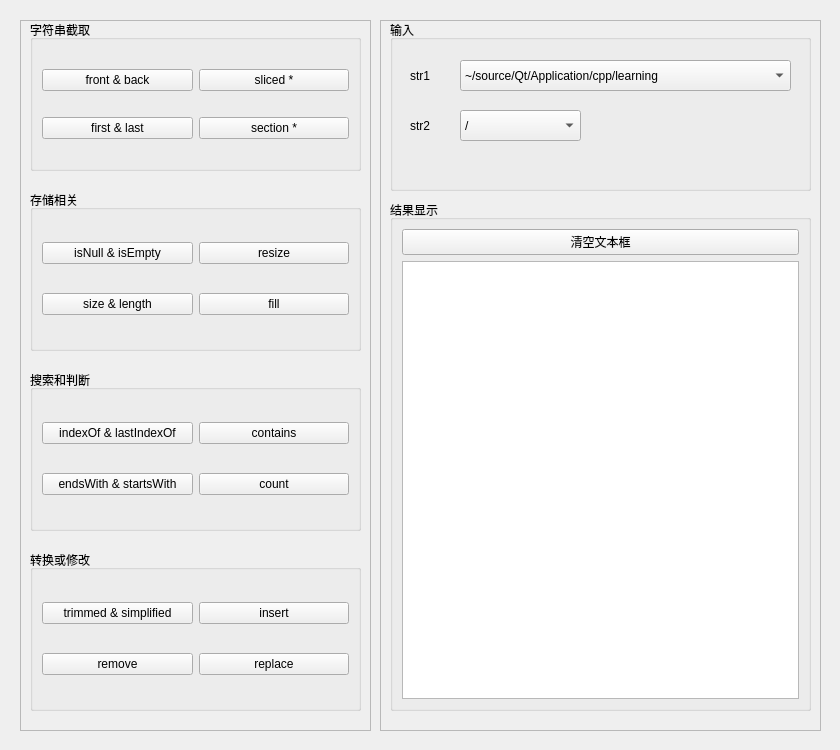
<?xml version="1.0" encoding="UTF-8"?>
<ui version="4.0">
 <class>Widget</class>
 <widget class="QWidget" name="Widget">
  <property name="geometry">
   <rect>
    <x>0</x>
    <y>0</y>
    <width>840</width>
    <height>750</height>
   </rect>
  </property>
  <property name="windowTitle">
   <string>QString常用功能</string>
  </property>
  <widget class="QFrame" name="frame_buttons">
   <property name="geometry">
    <rect>
     <x>20</x>
     <y>20</y>
     <width>351</width>
     <height>711</height>
    </rect>
   </property>
   <property name="frameShape">
    <enum>QFrame::Shape::StyledPanel</enum>
   </property>
   <property name="frameShadow">
    <enum>QFrame::Shadow::Raised</enum>
   </property>
   <widget class="QGroupBox" name="groupBox_storage_related">
    <property name="geometry">
     <rect>
      <x>10</x>
      <y>170</y>
      <width>331</width>
      <height>161</height>
     </rect>
    </property>
    <property name="title">
     <string>存储相关</string>
    </property>
    <layout class="QGridLayout" name="gridLayout_2">
     <item row="0" column="0">
      <widget class="QPushButton" name="pushButton_isNull_and_isEmpty">
       <property name="text">
        <string>isNull &amp;&amp; isEmpty</string>
       </property>
      </widget>
     </item>
     <item row="0" column="1">
      <widget class="QPushButton" name="pushButton_resize">
       <property name="text">
        <string>resize</string>
       </property>
      </widget>
     </item>
     <item row="1" column="0">
      <widget class="QPushButton" name="pushButton_size_and_length">
       <property name="text">
        <string>size &amp;&amp; length</string>
       </property>
      </widget>
     </item>
     <item row="1" column="1">
      <widget class="QPushButton" name="pushButton_fill">
       <property name="text">
        <string>fill</string>
       </property>
      </widget>
     </item>
    </layout>
   </widget>
   <widget class="QGroupBox" name="groupBox_string_interception">
    <property name="geometry">
     <rect>
      <x>10</x>
      <y>0</y>
      <width>331</width>
      <height>151</height>
     </rect>
    </property>
    <property name="title">
     <string>字符串截取</string>
    </property>
    <layout class="QGridLayout" name="gridLayout">
     <item row="0" column="0">
      <widget class="QPushButton" name="pushButton_front_and_back">
       <property name="text">
        <string>front &amp;&amp; back</string>
       </property>
      </widget>
     </item>
     <item row="0" column="1">
      <widget class="QPushButton" name="pushButton_sliced">
       <property name="text">
        <string>sliced *</string>
       </property>
      </widget>
     </item>
     <item row="1" column="0">
      <widget class="QPushButton" name="pushButton_first_and_last">
       <property name="text">
        <string>first &amp;&amp; last</string>
       </property>
      </widget>
     </item>
     <item row="1" column="1">
      <widget class="QPushButton" name="pushButton_section">
       <property name="text">
        <string>section *</string>
       </property>
      </widget>
     </item>
    </layout>
   </widget>
   <widget class="QGroupBox" name="groupBox_search_and_judgement">
    <property name="geometry">
     <rect>
      <x>10</x>
      <y>350</y>
      <width>331</width>
      <height>161</height>
     </rect>
    </property>
    <property name="title">
     <string>搜索和判断</string>
    </property>
    <layout class="QGridLayout" name="gridLayout_3">
     <item row="0" column="1">
      <widget class="QPushButton" name="pushButton_contains">
       <property name="text">
        <string>contains</string>
       </property>
      </widget>
     </item>
     <item row="0" column="0">
      <widget class="QPushButton" name="pushButton_indexOf_and_lastIndexOf">
       <property name="text">
        <string>indexOf &amp;&amp; lastIndexOf</string>
       </property>
      </widget>
     </item>
     <item row="1" column="0">
      <widget class="QPushButton" name="pushButton_endsWith_and_startsWith">
       <property name="text">
        <string>endsWith &amp;&amp; startsWith</string>
       </property>
      </widget>
     </item>
     <item row="1" column="1">
      <widget class="QPushButton" name="pushButton_count">
       <property name="text">
        <string>count</string>
       </property>
      </widget>
     </item>
    </layout>
   </widget>
   <widget class="QGroupBox" name="groupBox_conversion_or_modification">
    <property name="geometry">
     <rect>
      <x>10</x>
      <y>530</y>
      <width>331</width>
      <height>161</height>
     </rect>
    </property>
    <property name="title">
     <string>转换或修改</string>
    </property>
    <layout class="QGridLayout" name="gridLayout_4">
     <item row="0" column="1">
      <widget class="QPushButton" name="pushButton_insert">
       <property name="text">
        <string>insert</string>
       </property>
      </widget>
     </item>
     <item row="0" column="0">
      <widget class="QPushButton" name="pushButton_trimmed_and_simplified">
       <property name="text">
        <string>trimmed &amp;&amp; simplified</string>
       </property>
      </widget>
     </item>
     <item row="1" column="0">
      <widget class="QPushButton" name="pushButton_remove">
       <property name="text">
        <string>remove</string>
       </property>
      </widget>
     </item>
     <item row="1" column="1">
      <widget class="QPushButton" name="pushButton_replace">
       <property name="text">
        <string>replace</string>
       </property>
      </widget>
     </item>
    </layout>
   </widget>
  </widget>
  <widget class="QFrame" name="frame_input_and_display">
   <property name="geometry">
    <rect>
     <x>380</x>
     <y>20</y>
     <width>441</width>
     <height>711</height>
    </rect>
   </property>
   <property name="frameShape">
    <enum>QFrame::Shape::StyledPanel</enum>
   </property>
   <property name="frameShadow">
    <enum>QFrame::Shadow::Raised</enum>
   </property>
   <widget class="QGroupBox" name="groupBox_input">
    <property name="geometry">
     <rect>
      <x>10</x>
      <y>0</y>
      <width>421</width>
      <height>171</height>
     </rect>
    </property>
    <property name="title">
     <string>输入</string>
    </property>
    <widget class="QLabel" name="label_str1">
     <property name="geometry">
      <rect>
       <x>20</x>
       <y>40</y>
       <width>41</width>
       <height>31</height>
      </rect>
     </property>
     <property name="text">
      <string>str1</string>
     </property>
    </widget>
    <widget class="QComboBox" name="comboBox_str2">
     <property name="geometry">
      <rect>
       <x>70</x>
       <y>90</y>
       <width>121</width>
       <height>31</height>
      </rect>
     </property>
     <item>
      <property name="text">
       <string>/</string>
      </property>
     </item>
    </widget>
    <widget class="QLabel" name="label_str2">
     <property name="geometry">
      <rect>
       <x>20</x>
       <y>90</y>
       <width>41</width>
       <height>31</height>
      </rect>
     </property>
     <property name="text">
      <string>str2</string>
     </property>
    </widget>
    <widget class="QComboBox" name="comboBox_str1">
     <property name="geometry">
      <rect>
       <x>70</x>
       <y>40</y>
       <width>331</width>
       <height>31</height>
      </rect>
     </property>
     <item>
      <property name="text">
       <string>~/source/Qt/Application/cpp/learning</string>
      </property>
     </item>
     <item>
      <property name="text">
       <string>~/test.cpp</string>
      </property>
     </item>
    </widget>
   </widget>
   <widget class="QGroupBox" name="groupBox_result_display">
    <property name="geometry">
     <rect>
      <x>10</x>
      <y>180</y>
      <width>421</width>
      <height>511</height>
     </rect>
    </property>
    <property name="title">
     <string>结果显示</string>
    </property>
    <layout class="QGridLayout" name="gridLayout_5">
     <item row="0" column="0">
      <widget class="QPushButton" name="pushButton_clear">
       <property name="text">
        <string>清空文本框</string>
       </property>
      </widget>
     </item>
     <item row="1" column="0">
      <widget class="QPlainTextEdit" name="plainTextEdit"/>
     </item>
    </layout>
   </widget>
  </widget>
 </widget>
 <resources/>
 <connections/>
</ui>
